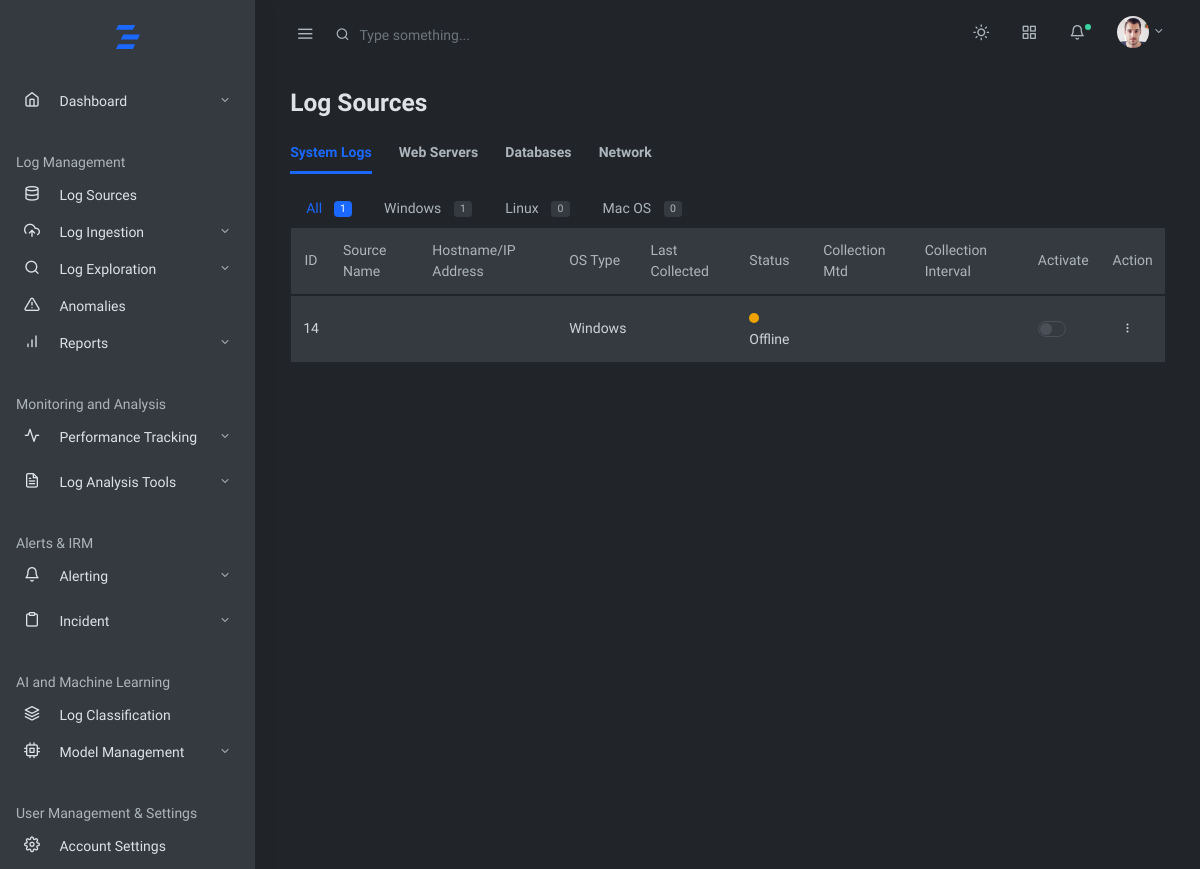
Page /log-sources/ on the earlier database version.
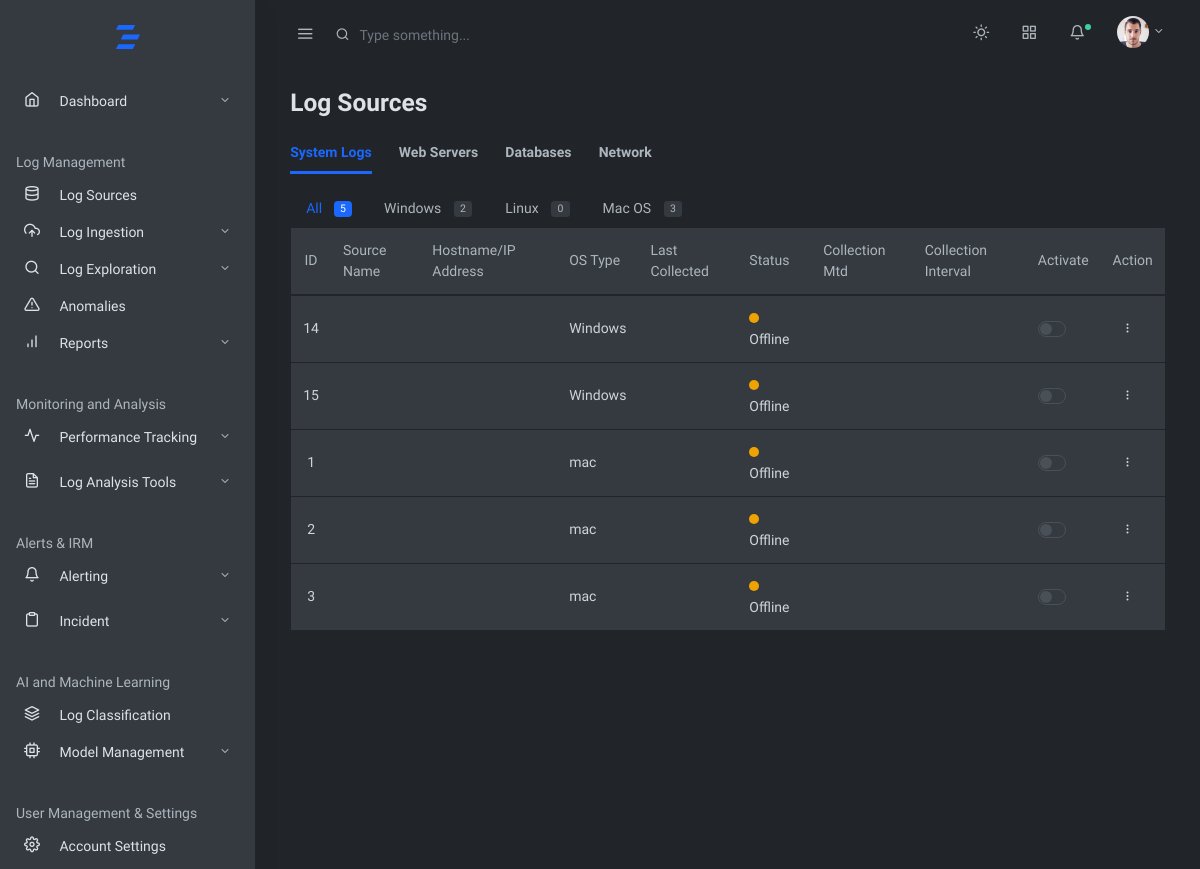
Same page on the later database version.
### log_management_app/models.py (models this page shows, shortened)
class WindowsLogFile(models.Model):
    source_name=models.CharField(max_length=20, blank=True, null=True)
    os_type=models.CharField(max_length=50,default='Windows')
    file = models.FileField(upload_to='uploaded_logs/windows/')
    uploaded_at = models.DateTimeField(auto_now_add=True)

class MacLogFile(models.Model):
    source_name=models.CharField(max_length=20, blank=True, null=True)
    os_type=models.CharField(max_length=50,default='mac')
    file = models.FileField(upload_to='uploaded_logs/mac/')
    uploaded_at = models.DateTimeField(auto_now_add=True)

### log_management_app/views.py (the view)
# urls.py: path('log-sources/', views.logsources, name='logsources'),
def logsources(request, os_type=None, server_type=None, db_type=None, network_type=None):
    system_logs = []
    webserver_logs = []
    database_logs = []
    network_logs = []
    log_sources_windows = list(chain(
        WindowsLogFile.objects.all(),
    ))
    log_sources_linux = list(chain(
        LinuxLogFile.objects.all(),
    ))
    log_sources_macos = list(chain(
        MacLogFile.objects.all(),
    ))
    apache_logs = list(chain(
        ApacheLogFile.objects.all(),
    ))
    nginx_logs = list(chain(
        NginxLogFile.objects.all(),
    ))
    iis_logs = list(chain(
        IISLogFile.objects.all(),
    ))
    mysql_logs = list(chain(
        MysqlLogStream.objects.all(),
        MysqlLogFileStream.objects.all(),
        MysqlPerfLogs.objects.all()
    ))
    postgres_logs = list(chain(
        PostgresLogStream.objects.all(),
        PostgresLogFileStream.objects.all(),
        PostgresPerfLogs.objects.all()
    ))
    mongodb_logs = list(chain(
        MongodbLogStream.objects.all(),
        MongodbLogFileStream.objects.all(),
        MongodbPerfLogs.objects.all()
    ))
    if os_type:
        if os_type == 'windows':
            system_logs = log_sources_windows
        elif os_type == 'linux':
            system_logs = log_sources_linux
        elif os_type == 'macos':
            system_logs = log_sources_macos
    else:
        system_logs = list(chain(log_sources_windows, log_sources_linux, log_sources_macos))
    if server_type:
        if server_type == 'apache':
            webserver_logs = apache_logs
        elif server_type == 'nginx':
            webserver_logs = nginx_logs
        elif server_type == 'iis':
            webserver_logs = iis_logs
    else:
        webserver_logs = list(chain(apache_logs, nginx_logs, iis_logs))
    if db_type:
        if db_type == 'mysql':
            database_logs = mysql_logs
        elif db_type == 'postgres':
            database_logs = postgres_logs
        elif db_type == 'mongo':
            database_logs = mongodb_logs
    else:
        database_logs = list(chain(mysql_logs, postgres_logs, mongodb_logs))
    if network_type:
        pass
    else:
        pass
    all_count = len(webserver_logs)
    apache_count = len(apache_logs)
    nginx_count = len(nginx_logs)
    iis_count = len(iis_logs)
    windows_count = len(log_sources_windows)
    linux_count = len(log_sources_linux)
    mac_count = len(log_sources_macos)
    total_system_logs_count = windows_count + linux_count + mac_count
    mysql_count = len(mysql_logs)
    postgres_count = len(postgres_logs)
    mongo_count = len(mongodb_logs)
    total_db_logs_count = mysql_count + postgres_count + mongo_count
    context = {
        'all_count': all_count,
        'apache_count': apache_count,
        'nginx_count': nginx_count,
        'iis_count': iis_count,
        'windows_count': windows_count,
        'linux_count': linux_count,
        'mac_count': mac_count,
        'total_system_logs_count': total_system_logs_count,
        'mysql_count': mysql_count,
        'postgres_count': postgres_count,
        'mongo_count': mongo_count,
        'total_db_logs_count': total_db_logs_count,
        'log_sources': system_logs,
        'webserver_logs': webserver_logs,
        'database_logs': database_logs,
        'network_logs': network_logs,  # Add network logs to context
        'os_type': os_type,
        'server_type': server_type,
        'db_type': db_type,
        'network_type': network_type,  # Include network_type in context
    }
    return render(request, 'baseapp/logsources/logsources.html', context)

### log_management_app/templates/baseapp/logsources/logsources.html (shortened to what the changed rows need)
{% extends 'mainhome.html' %}
{% block content %}
<div class="container-fluid">
  <div class="row justify-content-center">
    <div class="col-12">
      <h2 class="h3 mb-3 page-title">Log Sources</h2>
      <div class="row mb-4 items-align-center">
        <div class="col-md">
          <div class="tab-content" id="myTabContent">
            <div class="tab-pane fade {% if not server_type and not db_type and not network_type %}show active{% endif %}" id="system-logs" role="tabpanel" aria-labelledby="system-logs-tab">
              <ul class="nav nav-pills">
                <li class="nav-item">
                  <a class="nav-link {% if not os_type %}active bg-transparent text-primary{% else %}text-muted{% endif %}" href="{% url 'logsources' %}">
                      All
                      <span class="badge badge-pill {% if not os_type %}bg-primary text-white{% else %}bg-white border text-muted{% endif %} ml-2">{{total_system_logs_count}}</span>
                  </a>
                </li>
                <li class="nav-item">
                  <a class="nav-link {% if os_type == 'windows' %}active bg-transparent text-primary{% else %}text-muted{% endif %}" href="{% url 'logsources_os' os_type='windows' %}">
                      Windows
                      <span class="badge badge-pill {% if os_type == 'windows' %}bg-primary text-white{% else %}bg-white border text-muted{% endif %} ml-2">{{windows_count}}</span>
                  </a>
                </li>
                <li class="nav-item">
                  <a class="nav-link {% if os_type == 'macos' %}active bg-transparent text-primary{% else %}text-muted{% endif %}" href="{% url 'logsources_os' os_type='macos' %}">
                      Mac OS
                      <span class="badge badge-pill {% if os_type == 'macos' %}bg-primary text-white{% else %}bg-white border text-muted{% endif %} ml-2">{{mac_count}}</span>
                  </a>
                </li>
              </ul>
              <table class="table border table-hover bg-white">
                <thead>
                  <tr role="row">
                    <th class="text-center">ID</th>
                    <th class="text-left">Source Name</th>
                    <th class="text-left">Hostname/IP Address</th>
                    <th class="text-left">OS Type</th>
                    <th class="text-left">Last Collected</th>
                    <th class="text-left">Status</th>
                    <th class="text-left">Collection Mtd</th>
                    <th class="text-left">Collection Interval</th>
                    <th class="text-left">Activate</th>
                    <th class="text-left">Action</th>
                  </tr>
                </thead>
                <tbody>
                  {% for log_source in log_sources %}
                  <tr>
                    <td class="text-center">{{log_source.id}}</td>
                    <td class="text-left">{{log_source.log_source_name}}</td>
                    <td class="text-left">{{log_source.hostname_ip_address}}</td>
                    <td class="text-left">{{log_source.os_type}}</td>
                    <td class="text-left">{{log_source.created_at}}</td>
                    {% if log_source.status == 'Online' %}
                    <td class="text-left"><span class="dot dot-lg bg-success mr-2"></span>Online</td>
                    {% else %}
                    <td class="text-left"><span class="dot dot-lg bg-warning mr-2"></span>Offline</td>
                    {% endif %}
                    <td class="text-left">{{log_source.collection_mtd}}</td>
                    <td class="text-center">{{log_source.collection_interval}}</td>
                    <td class="text-left">
                      <div class="custom-control custom-switch">
                      </div>
                    </td>
                    <td class="text-left">
                      <div class="dropdown">
                        <button class="btn btn-sm dropdown-toggle more-vertical" type="button" data-toggle="dropdown" aria-haspopup="true" aria-expanded="false">
                        </button>
                      </div>
                    </td>
                  </tr>
                  {% endfor %}
                </tbody>
              </table>
            </div>
          </div>
        </div>
      </div>
    </div>
  </div>
</div>
{% endblock %}

Differences in the rows shown:
added WindowsLogFile: id "15", os_type "Windows"
added MacLogFile: id "1", os_type "mac"
added MacLogFile: id "2", os_type "mac"
added MacLogFile: id "3", os_type "mac"
Other differences:
{{ total_system_logs_count }}: "1" → "5"
{{ windows_count }}: "1" → "2"
{{ mac_count }}: "0" → "3"
